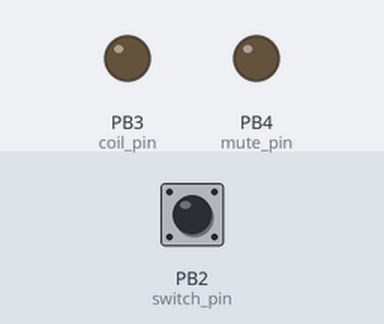
This sketch was run on a simulated ATtiny85, built with avr-gcc and run on an emulated ATtiny85. Parts: output pins drawn as LEDs (lit = HIGH). The inputs (shaded band) are chosen by the test bench; at power-on: PB2 (switch_pin) HIGH.

Above: at 1.2 s.
1.3 s: PB2 (switch_pin) pulled LOW for 3.2 s
At 2.6 s:
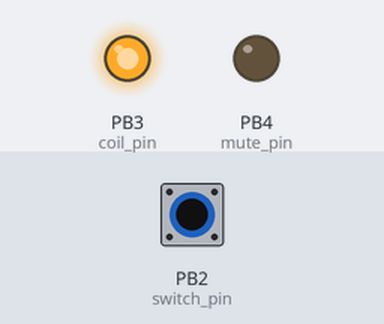
6.0 s: PB2 (switch_pin) pulled LOW for 0.15 s
At 7.2 s:
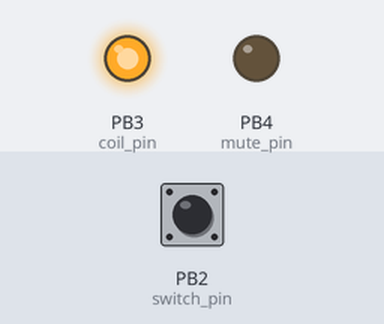
7.6 s: PB2 (switch_pin) pulled LOW for 1 s
At 8.7 s:
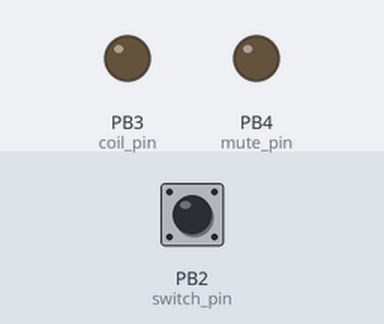
Timing chart, 0 to 10.6 s (numbered marks = the images above; inputs shaded):
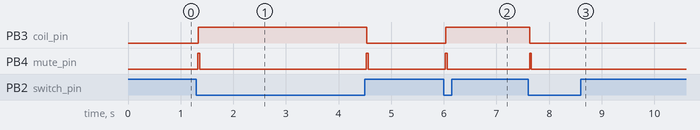

Measured:
- after the input at 1.3 s, PB3 (coil_pin): LOW → HIGH at once, → LOW 3.2 s later; PB4 (mute_pin): alternates HIGH for 0.03 s and LOW for 3.2 s, starting at once
- after the input at 6.0 s, PB3 (coil_pin): LOW → HIGH at once; PB4 (mute_pin): LOW → HIGH at once, → LOW 0.03 s later
- after the input at 7.6 s, PB3 (coil_pin): HIGH → LOW at once; PB4 (mute_pin): LOW → HIGH at once, → LOW 0.03 s later

The sketch:

Relay_Bypass.ino
```cpp
/*******************************************************************************


     v1.2 (non-latching relay)

        - Hold-momentary mode (1 second)
        - Debounce time: 30ms
        - Mute time: 10ms -> switch relay -> 20ms
        - Active-low switch

                ATTINY25/45/85
                    ______
        (RESET) 5 -|1 \/ 8|-   (Vcc)
    (Relay/LED) 3 -|2    7|- 2 (Switch)
         (Mute) 4 -|3    6|- 1 (NC)
          (GND)   -|4____5|- 0 (NC)


*********************************************************************************/


const int switch_pin = 2;         // the number of the pushbutton pin
const int coil_pin = 3;           // pin to switch the relay coil
const int mute_pin = 4;           // pin to trigger mute

byte pedalState = LOW;
byte lastReading = HIGH;

void setup() {
  pinMode(switch_pin, INPUT);
  pinMode(coil_pin, OUTPUT);
  pinMode(mute_pin, OUTPUT);

  digitalWrite(coil_pin, LOW);    // set initial pedal state
  digitalWrite(mute_pin, LOW);
}


void loop() {
  static unsigned long debounce_timestamp;
  static unsigned long state_change_timestamp;
  byte currentReading = digitalRead(switch_pin);    // reading is the current state of switch_pin

  if (currentReading !=  lastReading && millis()-debounce_timestamp > 50) {             // if the reading has changed (and it's not in the middle of the 30ms debounce),
    debounce_timestamp = millis();                                                      // set debounce timestamp to current millis
  }
  if (((millis() - debounce_timestamp) > 30) && (currentReading != lastReading)) {      // after 30ms debounce, if reading is still changed:
    if (currentReading == LOW || millis() - state_change_timestamp > 1000)              // if the switch is pressed down, or it's released after being held for 1 second
    {
      switchPedalState();
      state_change_timestamp = millis();          // set state change timestamp to current millis
    }
    lastReading = currentReading;                 // save current reading as lastReading for next time through loop
  }
}


void switchPedalState(){
  pedalState = !pedalState;                // change pedal state
  digitalWrite(mute_pin, HIGH);            // mute output of circuit
  delay(4);                                // wait for mute
  digitalWrite(coil_pin, pedalState);      // turn effect on/off
  delay(30);                               // wait 20ms for relay to switch
  digitalWrite(mute_pin, LOW);             // turn mute off
}
```
